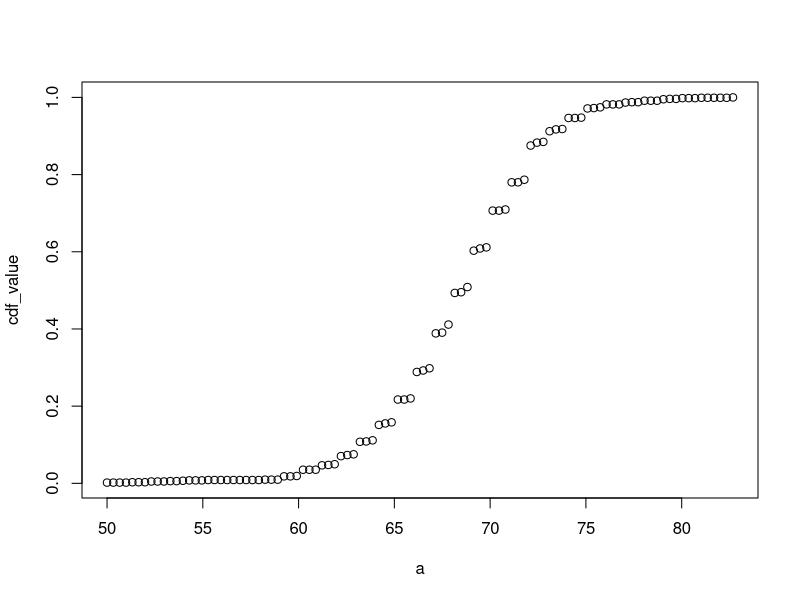
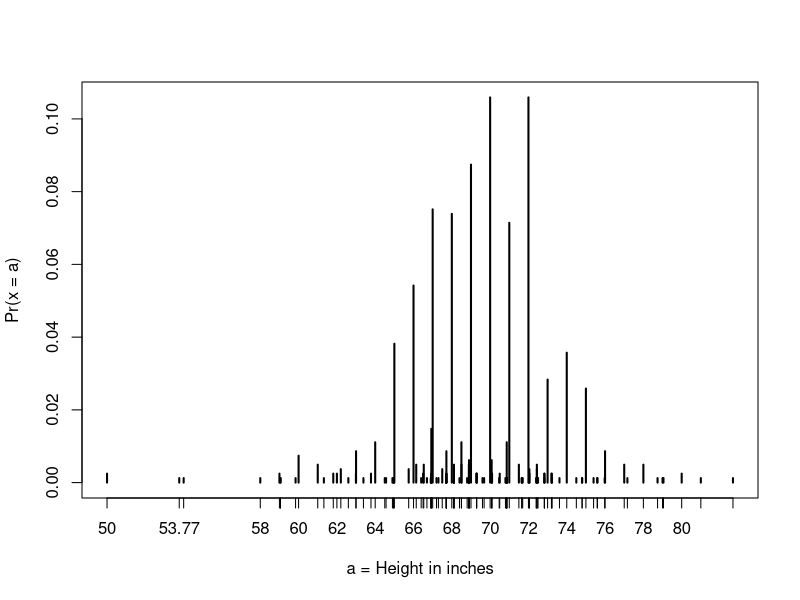
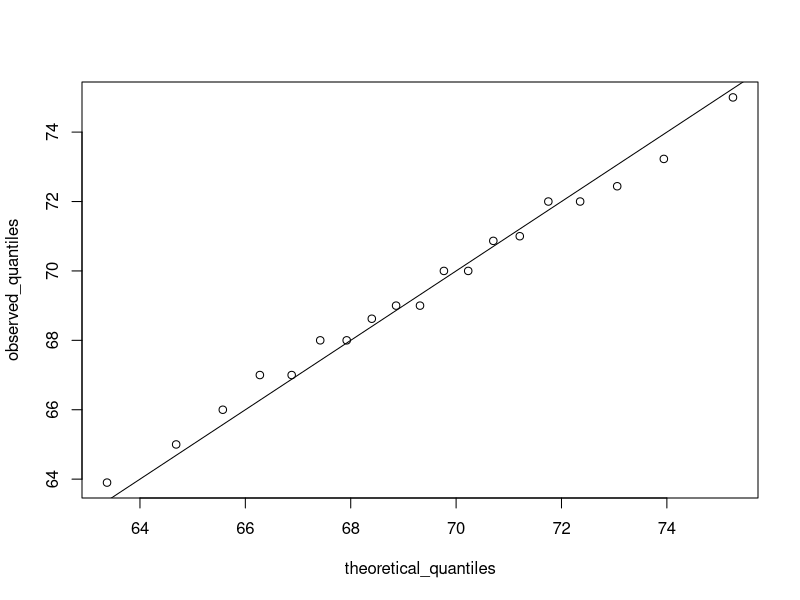
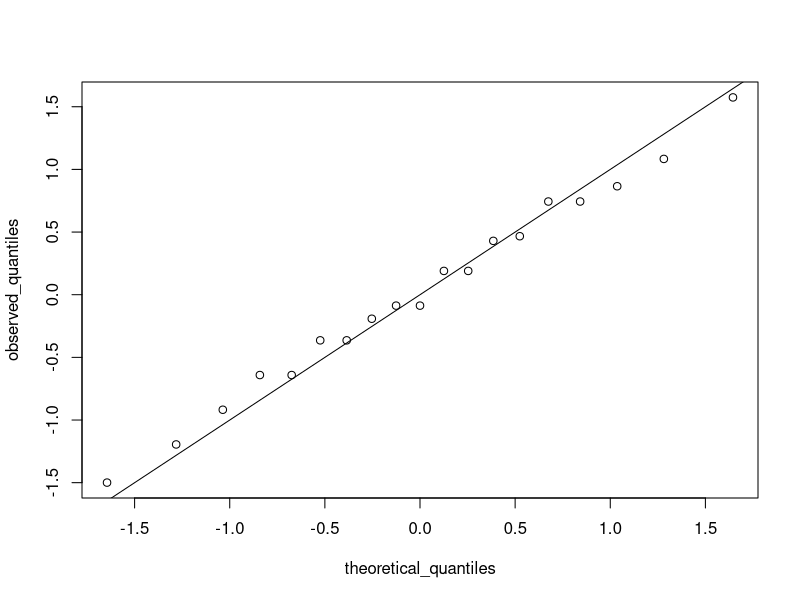
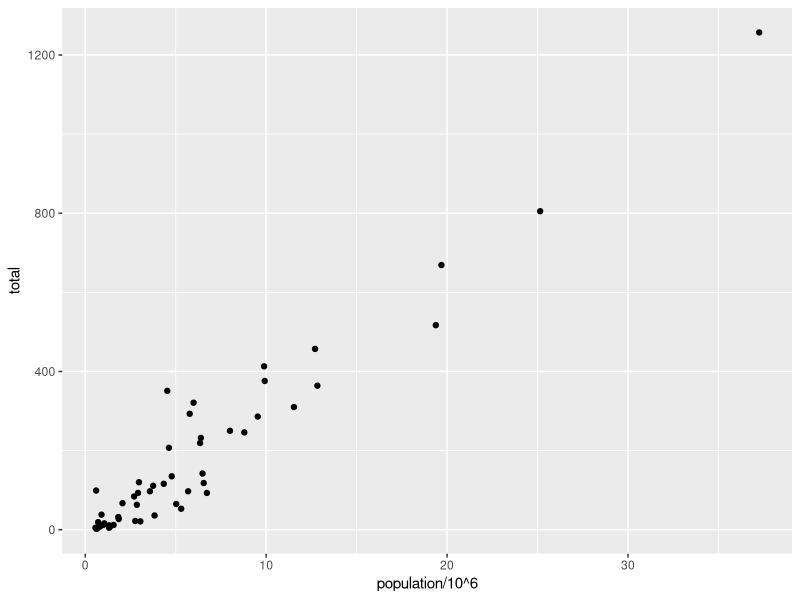
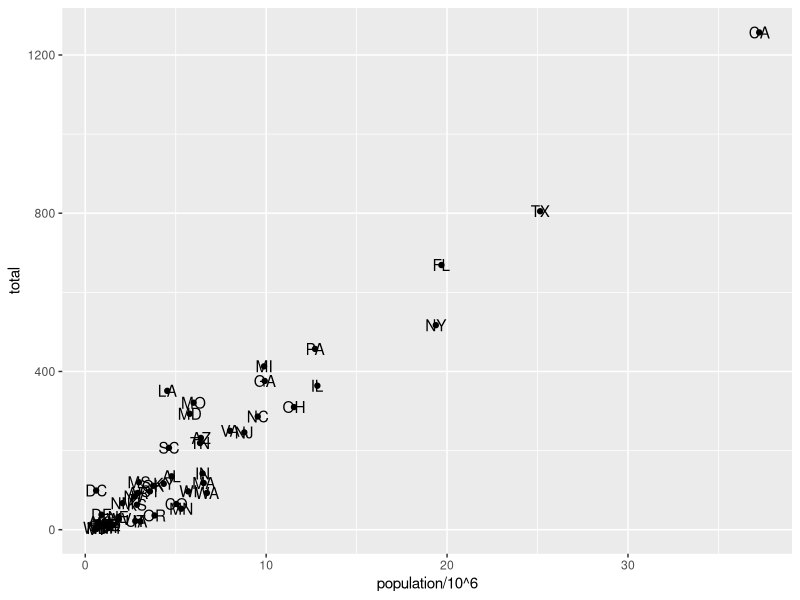
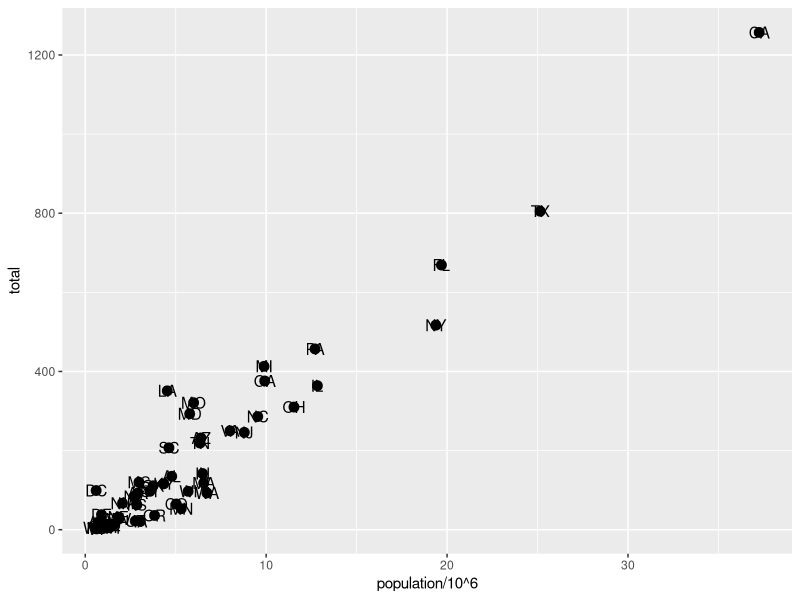
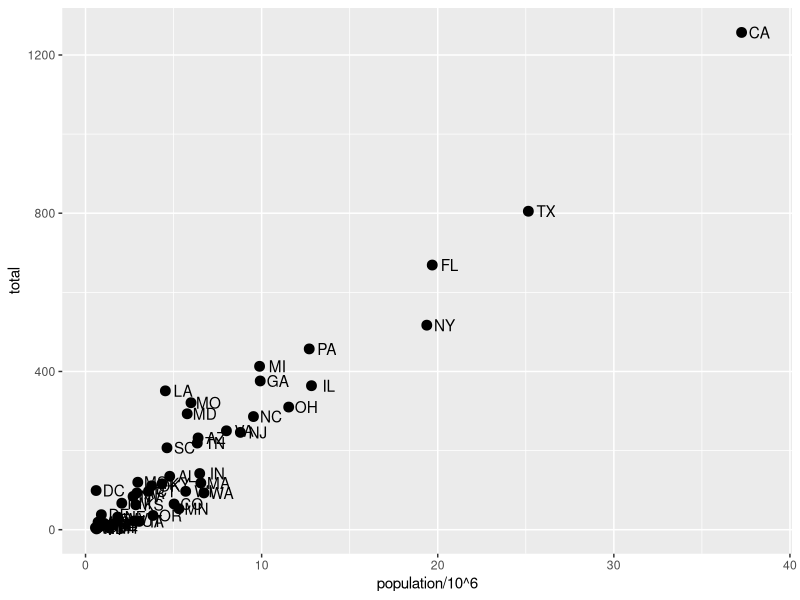

Write the R code that produced these figures, in order.
## ---- chunk 1
library(dslabs)
data(murders)
head(murders)
## ---- chunk 2
# load the dataset
library(dslabs)
data(heights)
# make a table of category proportions
prop.table(table(heights$sex))
## ---- chunk 3
# example for student heights
a <- seq(min(heights$height), max(heights$height), length = 100)
cdf_function <- function(x){
  mean(heights$height <= x)
}
cdf_value <- sapply(a, cdf_function)
plot(a, cdf_value)
## ---- chunk 4
# define x as vector of male heights
library(tidyverse)
library(dslabs)
data(heights)
index <- heights$sex=="Male"
x <- heights$height[index]

# calculate the mean and standard deviation manually
average <- sum(x)/length(x)
SD <- sqrt(sum((x-average)^2)/length(x))

# built-in mean and sd functions - note that the audio and printed value disagree
average <- mean(x)
SD <- sd(x)
c(average = average, SD = SD)

# calculate standard units
z <- scale(x)

# calculate proportion of value within 2 SD of mean
mean(abs(z) < 2)
## ---- chunk 5
library(tidyverse)
library(dslabs)
data("heights")
x <- heights %>% filter(sex=="Male") %>% pull(height)
## ---- chunk 6
1 - pnorm(70.5, mean(x), sd(x))
## ---- chunk 7
# plot distribution of exact heights in data
plot(prop.table(table(x)), xlab = "a = Height in inches", ylab = "Pr(x = a)")
## ---- chunk 8
# probabilities in actual data over length 1 ranges containing a integer
mean(x <= 68.5) - mean(x <= 67.5)
mean(x <= 69.5) - mean(x <= 68.5)
mean(x <= 70.5) - mean(x <= 69.5)

# probabilities in normal approximation match well
pnorm(68.5, mean(x), sd(x)) - pnorm(67.5, mean(x), sd(x))
pnorm(69.5, mean(x), sd(x)) - pnorm(68.5, mean(x), sd(x))
pnorm(70.5, mean(x), sd(x)) - pnorm(69.5, mean(x), sd(x))

# probabilities in actual data over other ranges don't match normal approx as well
mean(x <= 70.9) - mean(x <= 70.1)
pnorm(70.9, mean(x), sd(x)) - pnorm(70.1, mean(x), sd(x))
## ---- chunk 9
library(dslabs)
data("heights")
## ---- chunk 10
summary(heights$height)
## ---- chunk 11
p <- seq(0.01, 0.99, 0.01)
percentiles <- quantile(heights$height, p)
## ---- chunk 12
percentiles[names(percentiles) == "25%"]
percentiles[names(percentiles) == "75%"]
## ---- chunk 13
p <- seq(0.01, 0.99, 0.01)
theoretical_quantiles <- qnorm(p, 69, 3)
## ---- chunk 14
# define x and z
library(tidyverse)
library(dslabs)
data(heights)

index <- heights$sex=="Male"
x <- heights$height[index]
z <- scale(x)

# proportion of data below 69.5
mean(x <= 69.5)

# calculate observed and theoretical quantiles
p <- seq(0.05, 0.95, 0.05)
observed_quantiles <- quantile(x, p)
theoretical_quantiles <- qnorm(p, mean = mean(x), sd = sd(x))

# make QQ-plot
plot(theoretical_quantiles, observed_quantiles)
abline(0,1)

# make QQ-plot with scaled values
observed_quantiles <- quantile(z, p)
theoretical_quantiles <- qnorm(p)
plot(theoretical_quantiles, observed_quantiles)
abline(0,1)
## ---- chunk 15
# add points layer to predefined ggplot object
p <- ggplot(data = murders)
p + geom_point(aes(population/10^6, total))

# add text layer to scatterplot
p + geom_point(aes(population/10^6, total)) +
  geom_text(aes(population/10^6, total, label = abb))
## ---- chunk 16
# change the size of the points
p + geom_point(aes(population/10^6, total), size = 3) +
    geom_text(aes(population/10^6, total, label = abb))

# move text labels slightly to the right
p + geom_point(aes(population/10^6, total), size = 3) +
    geom_text(aes(population/10^6, total, label = abb), nudge_x = 1)

# simplify code by adding global aesthetic
p <- murders %>% ggplot(aes(population/10^6, total, label = abb))
p + geom_point(size = 3) +
    geom_text(nudge_x = 1.5)

# local aesthetics override global aesthetics
p + geom_point(size = 3) +
  geom_text(aes(x = 10, y = 800, label = "Hello there!"))
## ---- chunk 17
# efficient log scaling of the axes
p + geom_point(size = 3) +
    geom_text(nudge_x = 0.05) +
    scale_x_log10() +
    scale_y_log10()
## ---- chunk 18
p + geom_point(size = 3) +
    geom_text(nudge_x = 0.05) +
    scale_x_log10() +
    scale_y_log10() +
    xlab("Population in million(log scale)") +
    ylab("Total number of murders(log scale)") +
    ggtitle("US Gun Murders in 2010")
## ---- chunk 19
# redefine p to be everything except the points layer
p <- murders %>% 
     ggplot(aes(population/10^6, total, label = abb)) +
     geom_text(nudge_x = 0.075) +
     scale_x_log10() +
     scale_y_log10() +
     xlab("Population in million(log scale)") +
     ylab("Total number of murders(log scale)") +
     ggtitle("US Gun Murders in 2010")
## ---- chunk 20
# make all points blue
p + geom_point(size = 3, color = "blue")
## ---- chunk 21
# color points by region
p + geom_point(aes(col = region), size = 3)
## ---- chunk 22
r <- murders %>% 
     summarize(rate = sum(total) / sum(population) * 10^6) %>%      pull(rate)

p <- p + geom_point(aes(col = region), size = 3) +
         geom_abline(intercept = log10(r)) # slop is default of 1

# change line to dashed and dark grey, line under points
p + geom_abline(intercept = log(r), lty = 2, color = "darkgrey") +
    geom_point(aes(col = region), size = 3)
## ---- chunk 23
# capitalize legend title
p <- p + scale_color_discrete(name = "Region")
p
## ---- chunk 24
# theme used for graphs in the textbook and course
library(dslabs)
ds_theme_set()
## ---- chunk 25
# themes from ggthemes
library(ggthemes)
## ---- chunk 26
p + theme_economist()    # style of the Economist magazine
p + theme_fivethirtyeight()    # style of the FiveThirtyEight website
## ---- chunk 27
# load libraries
library(tidyverse)
library(ggrepel)
library(ggthemes)
library(dslabs)
data(murders)
## ---- chunk 28
# define the intercept
r <- murders %>%
    summarize(rate = sum(total) / sum(population) * 10^6) %>%
    .$rate
    
# make the plot, combining all elements
murders %>%
    ggplot(aes(population/10^6, total, label = abb)) +
    geom_abline(intercept = log10(r), lty = 2, color = "darkgrey") +
    geom_point(aes(col = region), size = 3) +
    geom_text_repel() +
    scale_x_log10() +
    scale_y_log10() +
    xlab("Population in millions (log scale)") +
    ylab("Total number of murders (log scale)") +
    ggtitle("US Gun Murders in 2010") +
    scale_color_discrete(name = "Region") +
    theme_economist()
## ---- chunk 29
library(tidyverse)
library(dslabs)
data(heights)

# define p
p <- heights %>% 
  filter(sex == "Male") %>% 
  ggplot(aes(x=height))
## ---- chunk 30
# basic histograms
p + geom_histogram() + ggtitle("binwidth is default")
p + geom_histogram(binwidth = 1) + ggtitle("binwidth is 1")

# histogram with blue fill, black outline, labels and title
p + geom_histogram(binwidth = 1, fill ="blue", col = "black") + 
  xlab("Male heights in inches") +
  ggtitle("histogram")
## ---- chunk 31
p + geom_density()
p + geom_density(fill = "blue", col = "red") +
  xlab("Male heights in inches") +
  ylab("proportion of Male heights") +
  ggtitle("Male heights distribution")
## ---- chunk 32
# basic QQ-plot
p <- heights %>% filter(sex == "Male") %>% 
  ggplot(aes(sample = height))
p + geom_qq()

# QQ-plot against a normal distribution with same mean/sd as data
params <- heights %>% 
  filter(sex == "Male") %>% 
  summarize(mean = mean(height), sd = sd(height))
p + geom_qq(dparams = params) +
  geom_abline()

# QQ-plot of scaled data against the standard normal distribution
heights %>% 
  ggplot(aes(sample = scale(height))) +
  geom_qq() +
  geom_abline()
## ---- chunk 33
# define plots p1, p2, p3
p <- heights %>% filter(sex == "Male") %>% ggplot(aes(x = height))
p1 <- p + geom_histogram(binwidth = 1, fill = "blue", col = "black")
p2 <- p + geom_histogram(binwidth = 2, fill = "blue", col = "black")
p3 <- p + geom_histogram(binwidth = 3, fill = "blue", col = "black")
## ---- chunk 34
# arrange plots next to each other in 1 row, 3 columns
library(gridExtra)
## ---- chunk 35
grid.arrange(p1, p2, p3, ncol = 3)
## ---- chunk 36
library(dslabs)
data("gapminder")
## ---- chunk 37
head(gapminder)
names(gapminder)
## ---- chunk 38
gapminder %>% 
  filter(year == 2015 & country %in% c("Sri Lanka", "Turkey")) %>% 
  select(country, infant_mortality)
## ---- chunk 39
# basic scatterplot of life expectancy versus fertility
ds_theme_set() # set plot theme
filter(gapminder, year == 1962) %>% 
  ggplot(aes(fertility, life_expectancy)) +
  geom_point()

# add color as continent
filter(gapminder, year == 1962) %>% 
  ggplot(aes(fertility, life_expectancy, color = continent)) +
  geom_point()
## ---- chunk 40
# facet by continent and year
filter(gapminder, year %in% c(1962, 2012)) %>% 
  ggplot(aes(fertility, life_expectancy, col = continent)) +
  geom_point() +
  facet_grid(continent ~ year)

# facet by year only 
filter(gapminder, year %in% c(1962, 2012)) %>% 
  ggplot(aes(fertility, life_expectancy, col = continent)) +
  geom_point() +
  facet_grid(. ~ year)

# facet by year, plots wrapped onto multiple rows
years <- c(1962, 1980, 1990, 2000, 2012)
continents <- c("Europ", "Asia")
gapminder %>% 
  filter(year %in% years & continent %in% continent) %>% 
  ggplot(aes(fertility, life_expectancy, col = continent)) +
  geom_point() +
  facet_wrap(. ~ year)
## ---- chunk 41
# scatterplot of US fertility by year
gapminder %>% 
  filter(country == "United States") %>% 
  ggplot(aes(year, fertility)) +
  geom_point()
# line plot of US fertility by year
gapminder %>% 
  filter(country == "United States") %>% 
  ggplot(aes(year, fertility)) +
  geom_line()
## ---- chunk 42
# line plot fertility time series for two countries- only one line (incorrect)
countries <- c("South Korea", "Germany")
gapminder %>% filter(country %in% countries) %>%
    ggplot(aes(year, fertility)) +
    geom_line()
    
# line plot fertility time series for two countries - one line per country
gapminder %>% filter(country %in% countries) %>%
    ggplot(aes(year, fertility, group = country)) +
    geom_line()

# fertility time series for two countries - lines colored by country
gapminder %>% filter(country %in% countries) %>%
    ggplot(aes(year, fertility, col = country)) +
    geom_line()
## ---- chunk 43
# life expectancy time series - lines colored by country and labeled, no legend
labels <- data.frame(country = countries, x = c(1975, 1965), y = c(60, 72))
gapminder %>% filter(country %in% countries) %>%
    ggplot(aes(year, life_expectancy, col = country)) +
    geom_line() +
    geom_text(data = labels, aes(x, y, label = country), size = 5) +
    theme(legend.position = "none")
## ---- chunk 44
# add dollars per day variable
gapminder <- gapminder %>% 
  mutate(dollars_per_day = gdp/population/365)

# histogram of dollars per day
past_year <- 1970
gapminder %>% 
  filter(year == past_year & !is.na(gdp)) %>% 
  ggplot(aes(dollars_per_day)) +
  geom_histogram(binwidth = 1, color = "black")

# repeat histogram with log2 scaled data
gapminder %>%
    filter(year == past_year & !is.na(gdp)) %>%
    ggplot(aes(log2(dollars_per_day))) +
    geom_histogram(binwidth = 1, color = "black")
    
# repeat histogram with log2 scaled x-axis
gapminder %>%
    filter(year == past_year & !is.na(gdp)) %>%
    ggplot(aes(dollars_per_day)) +
    geom_histogram(binwidth = 1, color = "black") +
    scale_x_continuous(trans = "log2")
## ---- chunk 45
# add dollars per day variable
gapminder <- gapminder %>% 
  mutate(dollars_per_day = gdp/population/365)

# number of regions
length(levels(gapminder$region))

# boxplot of GDP by region in 1970
past_year <- 1970
p <- gapminder %>% 
     filter(year == past_year & !is.na(gdp)) %>% 
     ggplot(aes(region, dollars_per_day))
p + geom_boxplot()

# roation name on x-axis
p + geom_boxplot() +
  theme(axis.text.x = element_text(angle = 90, hjust = 1))
## ---- chunk 46
# by default, factor order is alphabetical
fac <- factor(c("Asia", "Asia", "West", "West", "West"))
levels(fac)

# reorder factor by the category means
value <- c(10, 11, 12, 6, 4)
fac <- reorder(fac, value, FUN = mean)
levels(fac)
## ---- chunk 47
# reorder by median income and color by continent 
p <- gapminder %>%
    filter(year == past_year & !is.na(gdp)) %>%
    mutate(region = reorder(region, dollars_per_day, FUN = median)) %>%  # reorder
    ggplot(aes(region, dollars_per_day, fill = continent)) + # color by continent 
    geom_boxplot() +
    theme(axis.text.x = element_text(angle = 90, hjust = 1)) +
    xlab("")
p

# log2 scale y-axis
p + scale_y_continuous(trans = "log2")

# add data points
p + scale_y_continuous(trans = "log2") + geom_point(show.legend = FALSE)
## ---- chunk 48
# add dollars per day variable and define past year
gapminder <- gapminder %>% 
  mutate(dollars_per_day = gdp/population/365)
past_year <- 1970

# define Western countries
west <- c("Western Europe", "Northern Europe", "Southern Europe", "Northern America", "Australia and New Zealand")

# facet by West vs Devloping 
gapminder %>% 
  filter(year == past_year & !is.na(gdp)) %>% 
  mutate(group = ifelse(region %in% west, "West", "Developing")) %>% 
  ggplot(aes(dollars_per_day)) +
  geom_histogram(binwidth = 1, color = "black") +
  scale_x_continuous(trans = "log2") +
  facet_grid(. ~group)

# facet by West/Developing and year
present_year <- 2010
gapminder %>%
    filter(year %in% c(past_year, present_year) & !is.na(gdp)) %>%
    mutate(group = ifelse(region %in% west, "West", "Developing")) %>%
    ggplot(aes(dollars_per_day)) +
    geom_histogram(binwidth = 1, color = "black") +
    scale_x_continuous(trans = "log2") +
    facet_grid(year ~ group)
## ---- chunk 49
# define countries that have data available in both years
country_list_1 <- gapminder %>% 
  filter(year == past_year & !is.na(dollars_per_day)) %>% .$country

country_list_2 <- gapminder %>% 
  filter(year == present_year & !is.na(dollars_per_day)) %>% .$country

country_list <- intersect(country_list_1, country_list_2)

# make histogram including only countries with data availabe in both years
gapminder %>% 
  filter(year %in% c(past_year, present_year) & country %in% country_list) %>% # keep only selected countries
  mutate(group = ifelse(region %in% west, "West", "Developing")) %>% 
  ggplot(aes(dollars_per_day)) +
  geom_histogram(binwidth = 1, color = "black") +
  scale_x_continuous(trans = "log2") +
  facet_grid(year ~ group)
## ---- chunk 50
p <- gapminder %>% 
  filter(year %in% c(past_year, present_year) & country %in% country_list) %>%
  mutate(region = reorder(region, dollars_per_day, FUN = median)) %>% 
  ggplot() +
  theme(axis.text.x = element_text(angle = 90, hjust = 1)) +
  xlab("") + scale_y_continuous(trans = "log2") 

p + geom_boxplot(aes(region, dollars_per_day, fill = continent)) +
  facet_grid(year ~ .)

# arrange matching boxplots next to each other, colored by year
p + geom_boxplot(aes(region, dollars_per_day, fill = factor(year)))
## ---- chunk 51
# see the code below the previous video for variable definitions

# smooth density plots - area under each curve adds to 1
gapminder %>% 
  filter(year == past_year & country %in% country_list) %>% 
  mutate(group = ifelse(region %in% west, "West", "Developing")) %>% group_by(group) %>% 
  summarize(n = n()) %>% knitr::kable()

# smooth density plots - variable counts on y-axis
p <- gapminder %>% 
  filter(year == past_year & country %in% country_list) %>% 
  mutate(group = ifelse(region %in% west, "West", "Developing")) %>%
  ggplot(aes(dollars_per_day, y = ..count.., fill = group)) +
  scale_x_continuous(trans = "log2")
p + geom_density(alpha = 0.2, bw = 0.75) + facet_grid(year ~ .)
## ---- chunk 52
# add group as a factor, grouping regions
gapminder <- gapminder %>% 
  mutate(group = case_when(
    .$region %in% west ~ "West",
    .$region %in% c("Eastern Asia", "South-Eastern Asia") ~ "East Asia", 
    .$region %in% c("Caribbean", "Central America", "South America") ~ "Latin America",
    .$continent == "Africa" & .$region != "Northern Africa" ~ "Sub-Saharan Africa", TRUE ~ "Others"))

# reorder factor levels
gapminder <- gapminder %>% 
  mutate(group = factor(group, levels = c("Others", "Latin America", "East Asia", "Sub-Saharan Africa", "West")))
## ---- chunk 53
# note you must redefine p with the new gapminder object first
p <- gapminder %>% 
  filter(year %in% c(past_year, present_year) & country %in% country_list) %>% 
  ggplot(aes(dollars_per_day, fill = group)) +
  scale_x_continuous(trans = "log2")

# stacked density plot
p + geom_density(alpha = 0.2, bw = 0.75, position = "stack") +
  facet_grid(year ~ .)
## ---- chunk 54
gapminder %>% 
  filter(year %in% c(past_year, present_year) & country %in% country_list) %>% 
  group_by(year) %>% 
  mutate(weight = population/sum(population*2)) %>% 
  ungroup() %>% 
  ggplot(aes(dollars_per_day, fill = group, weight = weight)) +
  scale_x_continuous(trans = "log2") +
  geom_density(alpha = 0.2, bw = 0.75, position = "stack") + facet_grid(year ~ .)
